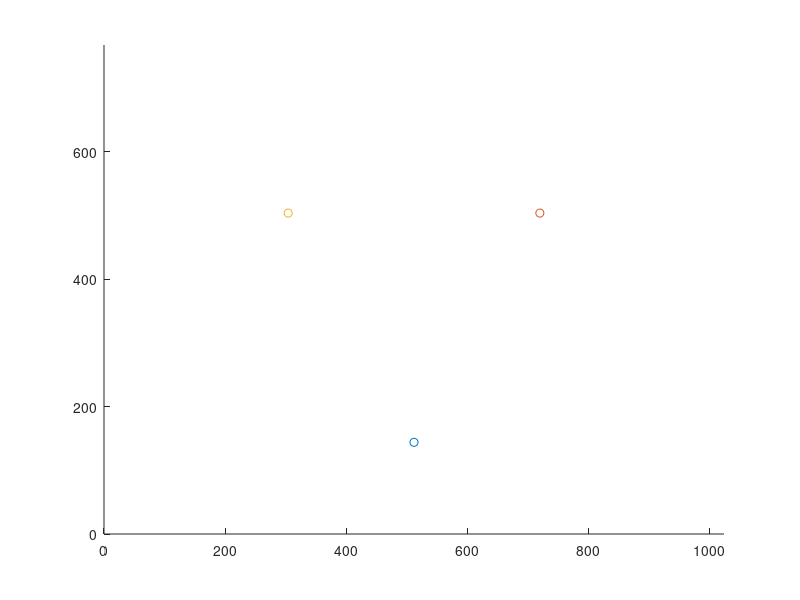

This figure's MATLAB source: (Note: this script raises an error after producing the figure.)
clear all
% set the resolution
x = 1024;
y = 768;

% sets the pole coordinates depending upon the orientation wanted
top = 270;
bottom = 90;

% set whether you want the first coordinate to be at the top or bottom
first = top;

% need to calcualte positions around a circle.
radius = 240;

% set the numebr of targets
num_tar = 3;

% the full circle is 360 degrees, I want a target every 'd' degrees saved
% in the 'targ' variable
d = 360 ./ num_tar;
clear n
for n = 1:num_tar;
    targ(n) = first + ((n - 1) .* d);
    if targ(n) > 360;
        targ(n) = targ(n) - 360;
    end
end

% radian is the standard unit of angular measure, and is calculated for
% each of these positions. In half a circle there are pi radians, and so a
% radian = 180 / pi
rad = 180 ./ pi;
clear n
for n = 1:num_tar;
    radian(n) = targ(n) ./ rad;
end

% calculate x,y
clear n
for n = 1:num_tar;
    coordinate(n,1) = (radius .* cos(radian(n))) + (x ./ 2);
    coordinate(n,2) = (radius .* sin(radian(n))) + (y ./ 2);
end

% plot to check
clear n
figure(1);
for n = 1:num_tar;
    scatter(coordinate(n,1),coordinate(n,2));
    hold on
end
xlim([0 x]);
ylim([0 y]);
% reverse the y axis as it runs from top to bottom in Eyelink coordinates
ax = gca; 
ax.YDir = 'reverse';;
hold off;


% check distances between targets, calculates the hypotenuse for every
% neighbouring pair.
clear n
for n = 1:num_tar-1;
    distances(n) = sqrt(((coordinate(n,1)-coordinate(n+1,1))^2) + ((coordinate(n,2)-coordinate(n+1,2))^2));
end
distances(num_tar) = sqrt(((coordinate(num_tar,1)-coordinate(1,1))^2) + ((coordinate(num_tar,2)-coordinate(1,2))^2));

% check that all hypotenuse are equal when rounded up to the nearest
% coordiante
tot_diff = round(max(distances) - min(distances));
if tot_diff == 0;
    "all hypotenuse of equal distance"
else
    "hypotenuse differ"
end
